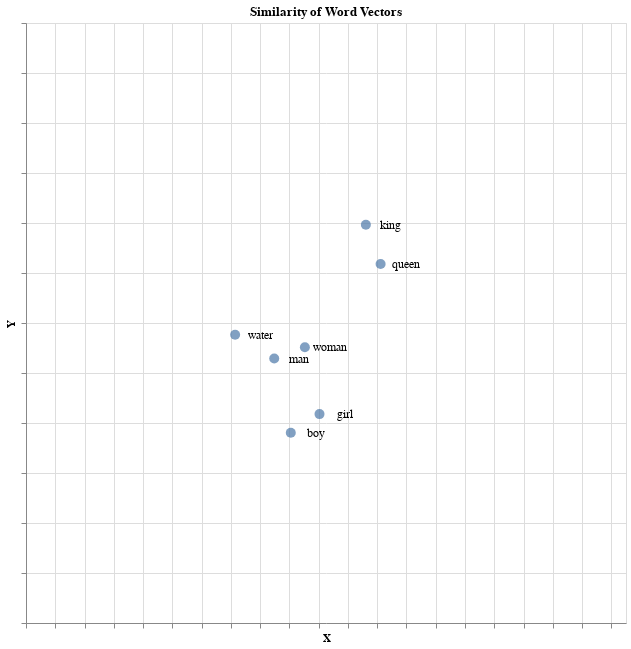

The notebook cell saved with this chart:
### Markdown cell above
### 7.2 Visualization in an Interactive Map with Altair


- We can now visualize how similar words are based on their latent meanings on a map by treating the 2 dimensions of t-SNE as X and Y coordinates.

Altair is a powerful tool for interactive visualization in Python https://altair-viz.github.io/index.html

### Code cell
# 1. Create a new DataFrame that holds all the information we need for our map
import pandas as pd
df = pd.DataFrame(
    {'x': Y[:,0],
     'y': Y[:,1],
     'txt': words.split()
    })

# 2. Import Altair
import altair as alt

# 3. Plot the dataset by referencing DataFrame column names
base = alt.Chart(df).encode(
    x=alt.X('x', axis=alt.Axis(title="X", grid=True, labels=False), scale=alt.Scale(domain=[-500, 525])),
    y=alt.Y('y', axis=alt.Axis(title="Y", grid=True, labels=False), scale=alt.Scale(domain=[-300, 300]))
)

base.mark_circle(size=100) + base.mark_text(dx=25,fontSize=12).encode(text='txt').interactive().properties(height=600,width=600,title='Similarity of Word Vectors')

### Figure 1 — Vega-Lite specification as saved in the notebook (floating-point values rounded to 4 significant figures)
{"config": {"view": {"continuousWidth": 400, "continuousHeight": 300}}, "layer": [{"mark": {"type": "circle", "size": 100}, "encoding": {"x": {"axis": {"grid": true, "labels": false, "title": "X"}, "field": "x", "scale": {"domain": [-500, 525]}, "type": "quantitative"}, "y": {"axis": {"grid": true, "labels": false, "title": "Y"}, "field": "y", "scale": {"domain": [-300, 300]}, "type": "quantitative"}}}, {"mark": {"type": "text", "dx": 25, "fontSize": 12}, "encoding": {"text": {"field": "txt", "type": "nominal"}, "x": {"axis": {"grid": true, "labels": false, "title": "X"}, "field": "x", "scale": {"domain": [-500, 525]}, "type": "quantitative"}, "y": {"axis": {"grid": true, "labels": false, "title": "Y"}, "field": "y", "scale": {"domain": [-300, 300]}, "type": "quantitative"}}, "height": 600, "selection": {"selector001": {"type": "interval", "bind": "scales", "encodings": ["x", "y"]}}, "title": "Similarity of Word Vectors", "width": 600}], "data": {"name": "data-555f87d7928e9dd2619fba85fb7f1622"}, "$schema": "https://vega.github.io/schema/vega-lite/v4.17.0.json", "datasets": {"data-555f87d7928e9dd2619fba85fb7f1622": [{"x": -75.94, "y": -35.56, "txt": "man"}, {"x": -23.59, "y": -24.28, "txt": "woman"}, {"x": -47.65, "y": -109.7, "txt": "boy"}, {"x": 1.414, "y": -91.12, "txt": "girl"}, {"x": 80.6, "y": 98.3, "txt": "king"}, {"x": 105.8, "y": 59.04, "txt": "queen"}, {"x": -142.8, "y": -11.67, "txt": "water"}]}}
